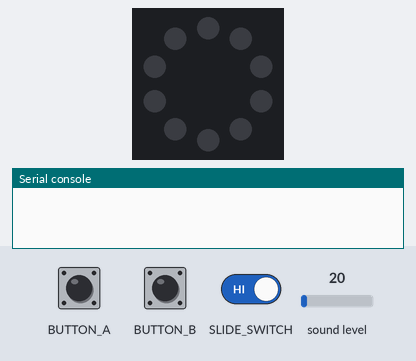
Simulated run of this program. Board: Circuit Playground running CircuitPython. Shown: the board's ring of 10 RGB LEDs (number 0 left of the top, counting anticlockwise), the last lines printed to the serial console. The test bench sets the inputs (shaded band); at power-on: sound level 20.

Above: at 1.2 s.
1.3 s: sound level set to 64
At 3.5 s:
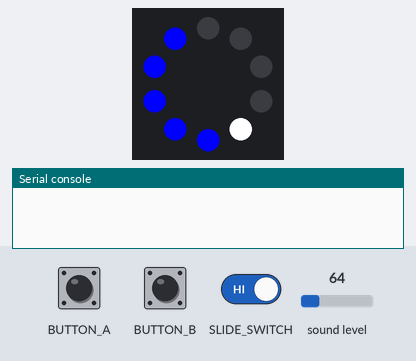
3.8 s: button A pressed for 3.2 s
At 5.0 s:
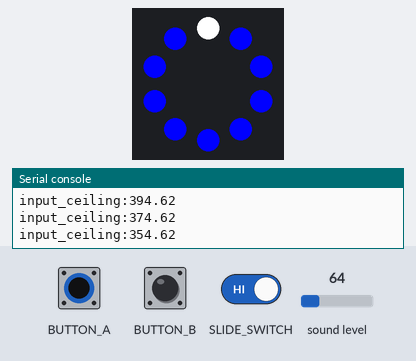
8.5 s: button B pressed for 3.2 s
At 12.4 s:
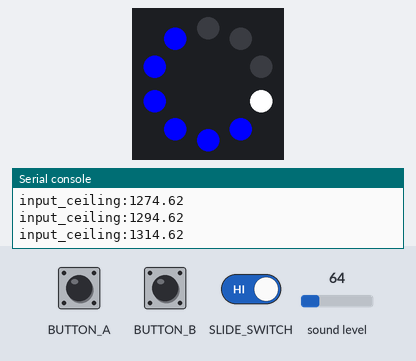
13.2 s: slide switch moved to the right
At 14.3 s:
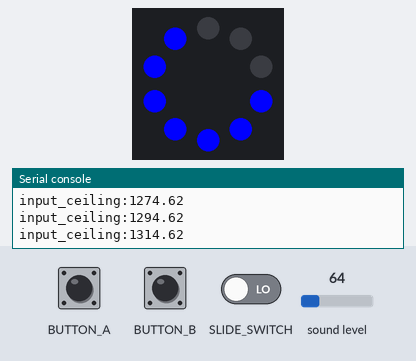
15.0 s: sound level set to 128
At 16.4 s:
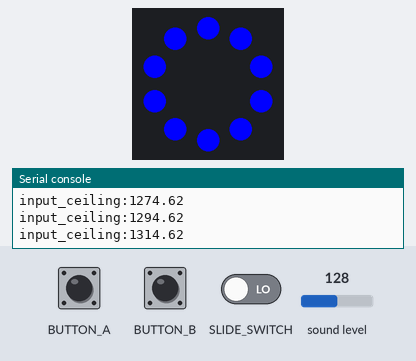
Timing chart, 0 to 17.8 s (numbered marks = the images above; inputs shaded):
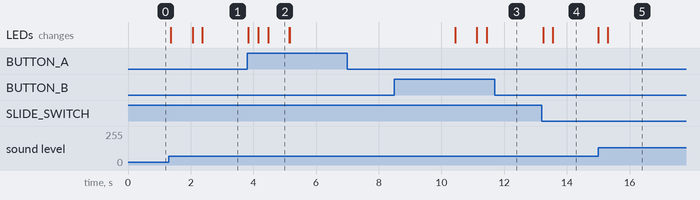

The program:

microphone_pixels_buttons.py
```python
# (licence header left out)
import array
import math

import audiobusio
import board
#import neopixel

from adafruit_circuitplayground.express import cpx

# Exponential scaling factor.
# Should probably be in range -10 .. 10 to be reasonable.
CURVE = 2
SCALE_EXPONENT = math.pow(10, CURVE * -0.1)

# white
#PEAK_COLOR = (255, 255, 255)
# blue
PEAK_COLOR = (0, 0, 255)
NUM_PIXELS = 10

# Number of samples to read at once.
NUM_SAMPLES = 160


# Restrict value to be between floor and ceiling.


def constrain(value, floor, ceiling):
    return max(floor, min(value, ceiling))


# Scale input_value between output_min and output_max, exponentially.


def log_scale(input_value, input_min, input_max, output_min, output_max):
    normalized_input_value = (input_value - input_min) / \
                             (input_max - input_min)
    return output_min + \
        math.pow(normalized_input_value, SCALE_EXPONENT) \
        * (output_max - output_min)


# Remove DC bias before computing RMS.


def normalized_rms(values):
    minbuf = int(mean(values))
    samples_sum = sum(
        float(sample - minbuf) * (sample - minbuf)
        for sample in values
    )

    return math.sqrt(samples_sum / len(values))


def mean(values):
    return sum(values) / len(values)


def volume_color(volume):
    return 0, 0, 255
    #return 200, volume * (255 // NUM_PIXELS), 0


# Main program


# Set up NeoPixels and turn them all off.
#pixels = neopixel.NeoPixel(board.NEOPIXEL, NUM_PIXELS,
#                           brightness=0.1, auto_write=False)
cpx.pixels.fill(0)
cpx.pixels.show()
"""
# For CircuitPython 2.x:
mic = audiobusio.PDMIn(board.MICROPHONE_CLOCK, board.MICROPHONE_DATA,
                       frequency=16000, bit_depth=16)
# For Circuitpython 3.0 and up, "frequency" is now called "sample_rate".
# Comment the lines above and uncomment the lines below.
"""
mic = audiobusio.PDMIn(board.MICROPHONE_CLOCK, board.MICROPHONE_DATA,
                       sample_rate=16000, bit_depth=16)

# Record an initial sample to calibrate. Assume it's quiet when we start.
samples = array.array('H', [0] * NUM_SAMPLES)
mic.record(samples, len(samples))
# Set lowest level to expect, plus a little.
input_floor = normalized_rms(samples) + 10
# OR: used a fixed floor
# input_floor = 50

# You might want to print the input_floor to help adjust other values.
# print(input_floor)

# Corresponds to sensitivity: lower means more pixels light up with lower sound
# Adjust this as you see fit.
input_ceiling = input_floor + 1100
input_adjustment = 20

peak = 0
while True:
    mic.record(samples, len(samples))
    magnitude = normalized_rms(samples)
    # You might want to print this to see the values.
    # print(magnitude)

    # Compute scaled logarithmic reading in the range 0 to NUM_PIXELS
    c = log_scale(constrain(magnitude, input_floor, input_ceiling),
                  input_floor, input_ceiling, 0, NUM_PIXELS)

    # Light up pixels that are below the scaled and interpolated magnitude.
    cpx.pixels.fill(0)
    for i in range(NUM_PIXELS):
        if i < c:
            cpx.pixels[i] = volume_color(i)
        # Light up the peak pixel and animate it slowly dropping.
        if c >= peak:
            peak = min(c, NUM_PIXELS - 1)
        elif peak > 0:
            peak = peak - 1
        if peak > 0:
            cpx.pixels[int(peak)] = PEAK_COLOR
    cpx.pixels.show()

    if cpx.button_a:
        input_ceiling -= input_adjustment
        print("input_ceiling:{}".format(input_ceiling))
    if cpx.button_b:
        input_ceiling += input_adjustment
        print("input_ceiling:{}".format(input_ceiling))

    if cpx.switch:
        # white
        PEAK_COLOR = (255, 255, 255)
    else:
        # blue
        PEAK_COLOR = (0, 0, 255)
```

Measured:
- after the input at 1.3 s, the LEDs: change after 0.06 s (image 1)
- after the input at 3.8 s, the LEDs: first change at once (image 2 shows a later state)
- after the input at 8.5 s, the LEDs: first change after 1.9 s (image 3 shows a later state)
- after the input at 13.2 s, the LEDs: first change at once (image 4 shows a later state)
- after the input at 15.0 s, the LEDs: first change at once (image 5 shows a later state)
- what the display in image 2 shows lasts 0.6 s, from 4.5 s to 5.1 s
